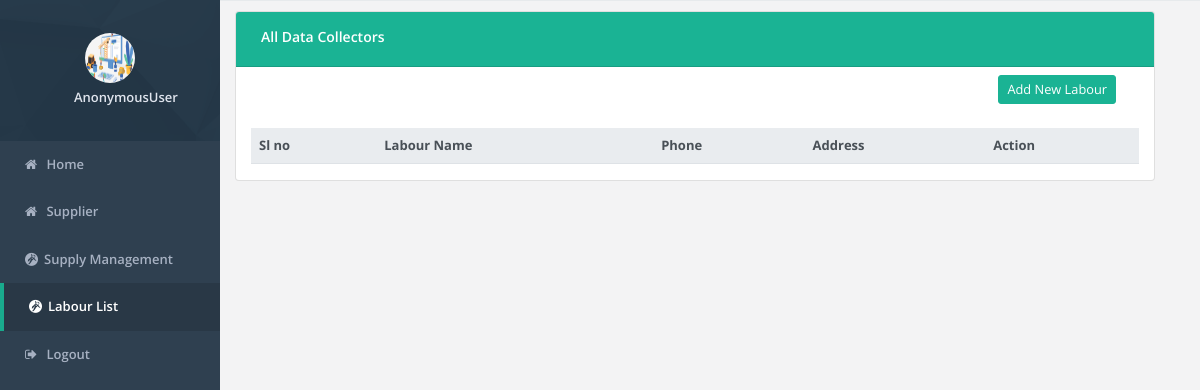
/supply/labour_list/, run on an earlier commit of the app's database.
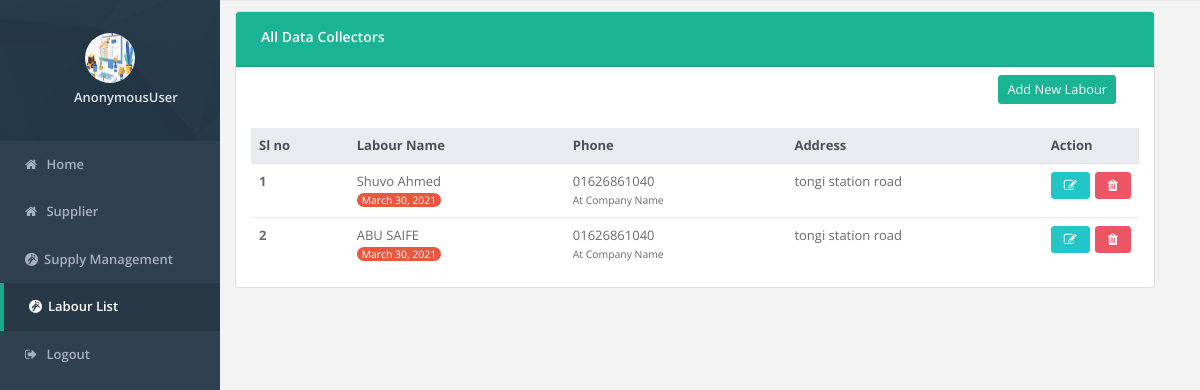
And on a later commit of the database.
### supply_management/models.py (models this page shows, shortened)
class Labour(models.Model):
    name = models.CharField(max_length=200)
    phone = models.CharField(max_length=200)
    address = models.CharField(max_length=200)
    labour_type = models.ForeignKey(LabourTypes, on_delete=models.CASCADE)
    qualification = models.CharField(max_length=200)
    nid_number = models.CharField(max_length=200)
    photo = models.ImageField()
    created_date = models.DateField(auto_now_add=True)

### supply_management/views.py (the view)
# urls.py: path('labour_list/', views.labour_list, name="labour_list"),
def labour_list(request):
    labour_obj = Labour.objects.all()[::-1]
    context={
        "labour": labour_obj,
        'isact_labourlist': 'active'
    }
    return render(request, "labour/labour_list.html", context)

### templates/labour/labour_list.html (shortened to what this page needs)
{% include 'header.html' %}
{% load static %}
<div class="main-content" id="panel" style="margin-top:10px;">
    <div class="row">
        <div class="row container-fluid">
            <div class="col-md-12">
                <div class="card">
                    <div class="card-header bg-primary">
                        <div class="row align-items-center">
                            <h4 class="text-blod" style="padding-left:20px;">All Data Collectors</h4>
                        </div>
                    </div>
                    <div class="container-fluid">
                        <div class="col-md-12 mt-2 mb-4">
                            <div class="row align-items-center">
                                <div class="col-12">
                                    <div class="col-lg-offset-6">
                                        <a class="mr-2 btn btn-primary btn-sm float-right"
                                           href="{% url 'add_new_labour' %}">
                                            Add New Labour
                                        </a>
                                    </div>
                                </div>
                            </div>
                        </div>
                        <div class="table-responsive">
                            <table class="table align-items-center table-flush" id="surveyorList">
                                <thead class="thead-light">
                                <tr>
                                    <th data-sort="name">Sl no</th>
                                    <th data-sort="name">Labour Name</th>
                                    <th data-sort="name">Phone</th>
                                    <th data-sort="name">Address</th>
                                    <th>Action</th>
                                </tr>
                                </thead>
                                <tbody class="list">
                                {% for user in labour %}
                                    <tr>
                                        <th scope="row"><span class="name mb-0 text-sm">{{ forloop.counter }}</span>
                                        </th>
                                        <td>
                                            <span class="status">{{ user.name }}</span><br>
                                            <small style="color:#fff;background-color:#e8583f;border-radius: 10px;padding-left:5px;padding-right:5px;">{{ user.created_date }}</small>
                                        </td>
                                        <td>
                                            <span class="status">{{ user.phone }}</span><br>
                                            <small>At Company Name</small>
                                        </td>
                                        <td>
                                            <span class="status">{{ user.address }}</span>
                                        </td>
                                        <td style="width: 10%">
                                            <div class="btn-group">
                                                    <a href="{% url 'labour_update' id=user.id %}" style="margin-right: 5px;"><button class="btn btn-info fa fa-edit"></button></a>
                                                    <a href="" data-toggle="modal" id="{{ user.id }}" data-target="#surve_delete{{ user.id }}">
                                                        <button class="btn btn-danger fa fa-trash"></button>
                                                    </a>
                                            </div>
                                        </td>
                                    </tr>
                                {% endfor %}
                                </tbody>
                            </table>
                        </div>
                    </div>
                </div>
            </div>
        </div>
    </div>
</div>
{% include 'footer.html' %}

### templates/header.html (shortened to what this page needs)
<!DOCTYPE html>
<html>
<head>
    {% load static %}
    <link href="{% static 'css/bootstrap.min.css' %} " rel="stylesheet">
    <link href="{% static 'font-awesome/css/font-awesome.css' %}" rel="stylesheet">
    <link rel="stylesheet" type="text/css" href="https://cdn.datatables.net/v/dt/dt-1.10.23/datatables.min.css"/>
    <link href="{% static 'css/animate.css' %}" rel="stylesheet">
    <link href="{% static 'css/style.css' %}" rel="stylesheet">
    <link href="{% static 'css/custom.css' %}" rel="stylesheet">
</head>
<nav class="navbar-default navbar-static-side" role="navigation">
    <div class="sidebar-collapse">
        <ul class="nav metismenu" id="side-menu">
            <li class="nav-header">
                <div class="dropdown profile-element left-profile">
                    <img alt="image" class="rounded-circle" style="height:50px;width:50px;background-color: whitesmoke;" src="{% static 'img/defaultpic.png' %}"/>
                    <a data-toggle="dropdown" class="dropdown-toggle" href="#">
                        <span class="block m-t-xs font-bold profile-title" style="padding-left:20px">{{ request.user }}</span>
                    </a>
                </div>
            </li>
            <li class="dashboard {{ isact_home }}">
                <a href="{% url 'home' %}"><i class="fa fa-home"></i> <span class="nav-label">Home</span></a>
            </li>
            <li class="dashboard {{ isact_supplier }}">
                <a href="{% url 'add_supplier' %}"><i class="fa fa-home"></i> <span class="nav-label">Supplier</span></a>
            </li>
            <li class="supply {{ isact_supply }}">
                <a href="{% url 'list' %}"><i class="fa fa-grav" aria-hidden="true"></i><span class="nav-label">Supply Management</span></a>
            </li>
            <li class="supply {{ isact_labourlist }}">
                <a href="{% url 'labour_list' %}"><i class="fa fa-grav" aria-hidden="true"></i><span class="nav-label">Labour List</span></a>
            </li>
            <li>
                <a href="{% url 'user_logout' %}"><i class="fa fa-sign-out"></i> <span class="nav-label"> Logout</span></a>
            </li>
        </ul>
    </div>
</nav>
<div id="page-wrapper" class="gray-bg">

### templates/footer.html (shortened to what this page needs)
{% load static %}
</body>
</html>

### static/css/custom.css (style rules this page uses)
.left-profile img { background-color: red; margin-left: 35%; }
.profile-title { margin-left: 17% ; }

What changed in the data, as far as the page shows it:
added Labour: name "Shuvo Ahmed", created_date "March 30, 2021", phone "01626861040", address "tongi station road"
added Labour: name "ABU SAIFE", created_date "March 30, 2021", phone "01626861040", address "tongi station road"
